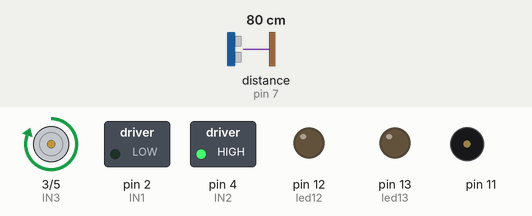
This sketch was run on a simulated Arduino Uno, built with avr-gcc and run on an emulated ATmega328P. Shown: motor-driver pin pairs drawn as motors (green arrow = first pin HIGH = forward, orange = second pin HIGH = backward, longer = more drive), switched loads named in the sketch (green lamp = pin HIGH), output pins drawn as LEDs (lit = HIGH), buzzer (waves = sounding). Dashed ring = blinking. The test bench sets the inputs (shaded band); at power-on: distance to the obstacle (sensor on pin 7) 80 cm. The echo pulse lasts 58.3 µs per cm.

Above: at 1.2 s.
1.3 s: distance to the obstacle (sensor on pin 7) set to 22 cm
2.8 s: distance to the obstacle (sensor on pin 7) set to 19 cm
At 3.05 s:
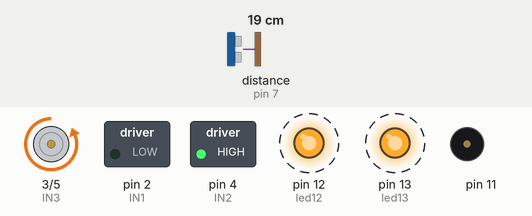
At 3.95 s:
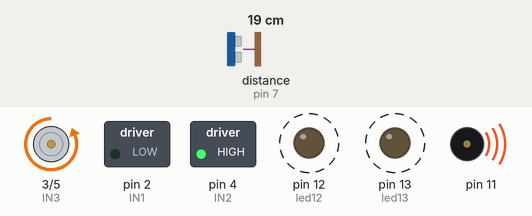
Timing chart, 0 to 11.8 s (numbered marks = the images above; inputs shaded):
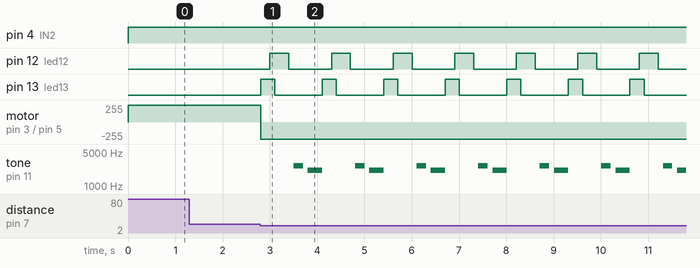

The sketch:

motorsirenesom.ino
```cpp
#include <Ultrasonic.h>
#define pino_trigger 6
#define pino_echo 7
#define distancia 20
Ultrasonic ultrasonic(pino_trigger, pino_echo);

int led13 = 13;
int led12 =  12;

float seno;
int frequencia;

//motor_A
int IN1 = 2 ;
int IN2 = 4 ;

//motor_B
int IN3 = 3 ;
int IN4 = 5 ;

void frente() {
  /*Inicio dos Estados do motor A*/
  ///direita frente
  digitalWrite(IN1, LOW);
  digitalWrite(IN2, HIGH);

  //frente esquerda
  digitalWrite(IN3, HIGH);
  digitalWrite(IN4, LOW);
}

void tras() {
  //direita tras
  digitalWrite(IN1, HIGH);
  digitalWrite(IN2, LOW);

  //tras esquerda
  digitalWrite(IN3, LOW);
  digitalWrite(IN4, HIGH);
}

void direita() {
  //direita tras
  digitalWrite(IN1, HIGH);
  digitalWrite(IN2, LOW);
}

void esquerda() {
  //tras esquerda
  digitalWrite(IN3, LOW);
  digitalWrite(IN4, HIGH);
}

void para() {
  //Freia direita
  digitalWrite(IN1, HIGH);
  digitalWrite(IN2, HIGH);

  //Freia esquerda
  digitalWrite(IN3, HIGH);
  digitalWrite(IN4, HIGH);
}

void setup() {
  pinMode(IN1, OUTPUT);
  pinMode(IN2, OUTPUT);
  pinMode(IN3, OUTPUT);
  pinMode(IN4, OUTPUT);
  //Serial.begin(9600);
  // Serial.println("lendo dados do sensor....");
  pinMode(led13, OUTPUT);
  pinMode(led12, OUTPUT);
  pinMode(11, OUTPUT);
}

void loop() {
  float cmMsec, inMsec;
  long microsec = ultrasonic.timing();
  cmMsec = ultrasonic.convert(microsec, Ultrasonic::CM);
  inMsec = ultrasonic.convert(microsec, Ultrasonic::IN);
  //Serial.print("Distancia em cm: ");
  //Serial.print(cmMsec);
  //Serial.print(" - Distancia em polegadas: ");
  //Serial.println(inMsec);
  noTone(11);
  if (cmMsec <= distancia)
  {
    esquerda();
    digitalWrite(led13, HIGH);
    delay(200);
    digitalWrite(led12, HIGH);
    delay(100);
    digitalWrite(led13, LOW);
    delay(200);
    digitalWrite(led12, HIGH);
    delay(100);
    digitalWrite(led12, LOW);
    delay(100);
    tone(11, 2622, 200); //DO
    delay(300);
    tone(11, 2114, 300); //RE
    delay(300);
  }
  else (cmMsec >= distancia);
  {
    frente();
    noTone(11);
  }
}
```

Measured:
- the behaviour switches between 21 and 20 cm on distance to the obstacle (sensor on pin 7) (found by bisection; images 0 and 1)
- after the input at 1.3 s, every drawn part: stays the same
- after the input at 2.8 s, pin 12 (led12): alternates HIGH for 0.40 s and LOW for 0.90 s, starting after 0.20 s; pin 13 (led13): alternates HIGH for 0.30 s and LOW for 1.0 s, starting at once
